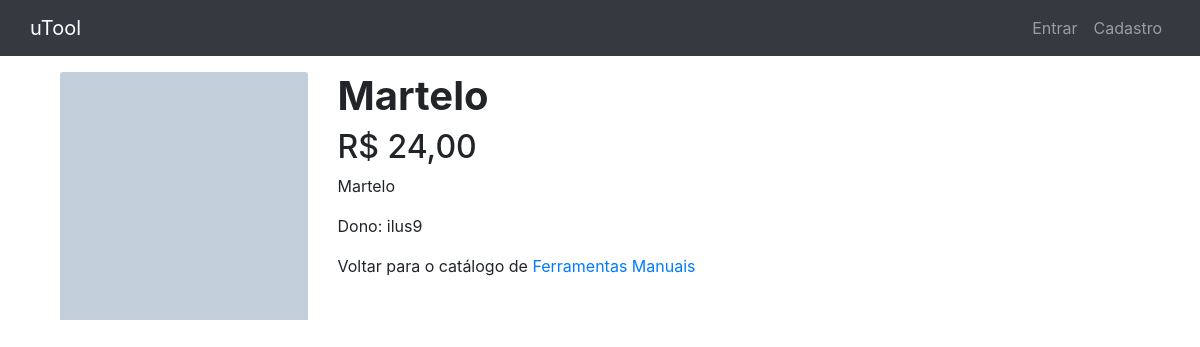
The app's page /martelo/, older data.
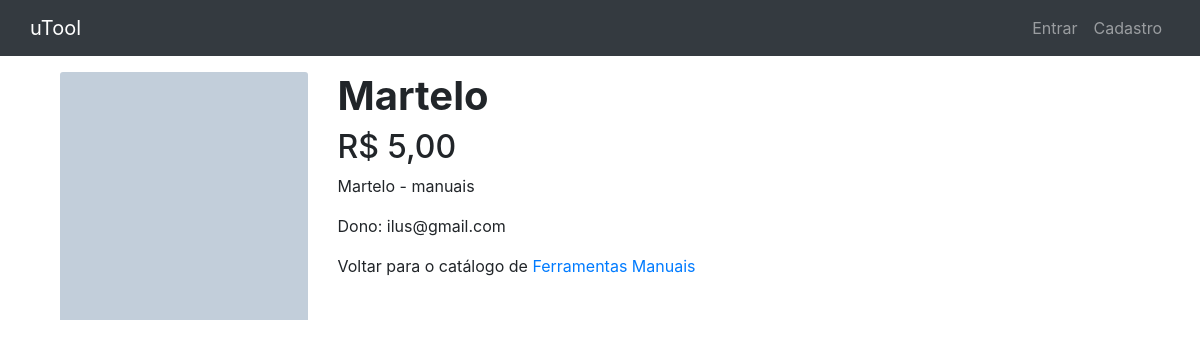
The same page, newer data.
### tools/models.py (models this page shows, shortened)
class Tool(TimeStampedModel):
    category = models.ForeignKey(
        Category, related_name="tools", on_delete=models.CASCADE
    )
    name = models.CharField(max_length=255)
    slug = AutoSlugField(unique=True, always_update=False, populate_from="name")
    image = models.ImageField(upload_to="tools/%Y/%m/%d", blank=True)
    description = models.TextField(blank=True)
    price = models.DecimalField(max_digits=10, decimal_places=2)
    is_available = models.BooleanField(default=True)
    owner = models.CharField(max_length=50, blank=True, default='')
    objects = models.Manager()
    available = AvailableManager()
    class Meta:
        ordering = ("name",)

class Category(TimeStampedModel):
    name = models.CharField(max_length=255, unique=True)
    slug = AutoSlugField(unique=True, always_update=False, populate_from="name")
    class Meta:
        ordering = ("name",)
        verbose_name = "category"
        verbose_name_plural = "categories"
    def get_absolute_url(self):
        return reverse("pages:list_by_category", kwargs={"slug": self.slug})

### tools/views.py (the view)
# urls.py: path("<slug:slug>/", ToolDetailView.as_view(), name="detail"),
class ToolDetailView(DetailView):
    queryset = Tool.available.all()

### templates/tools/tool_detail.html (shortened to what this page needs)
{% extends 'base.html' %}
{% load static %}
{% block content %}
<div class="container my-3">
    <div class="row">
        <div class="col-lg-3 mb-3 mb-lg-0">
            {% if tool.image %}
            <img class="container-fluid" src="/media/{{tool.image}}" alt="">
            {% else %}
            <img class="card-img-top" src="{% static 'images/no_image.jpg' %}" alt="">
            {% endif %}
        </div>
        <div class="col-lg-9">
            <h1 class="font-weight-bold">{{ tool.name }}</h1>
            <h2>R$ {{ tool.price }}</h2>
            <p>{{ tool.description }}</p>
            <p>Dono: {{ tool.owner }}</p>
            <p>
                Voltar para o catálogo de
                <a class="text-decoration-none" href="{{ tool.category.get_absolute_url }}">
                    {{ tool.category.name }}
                </a>
            </p>
        </div>
    </div>
</div>
{% endblock content %}

Row changes from the older to the newer data that the page shows:
changed Tool "Martelo": price "24,00" → "5,00"; description "Martelo" → "Martelo - manuais"; owner "ilus9" → "ilus@gmail.com"
